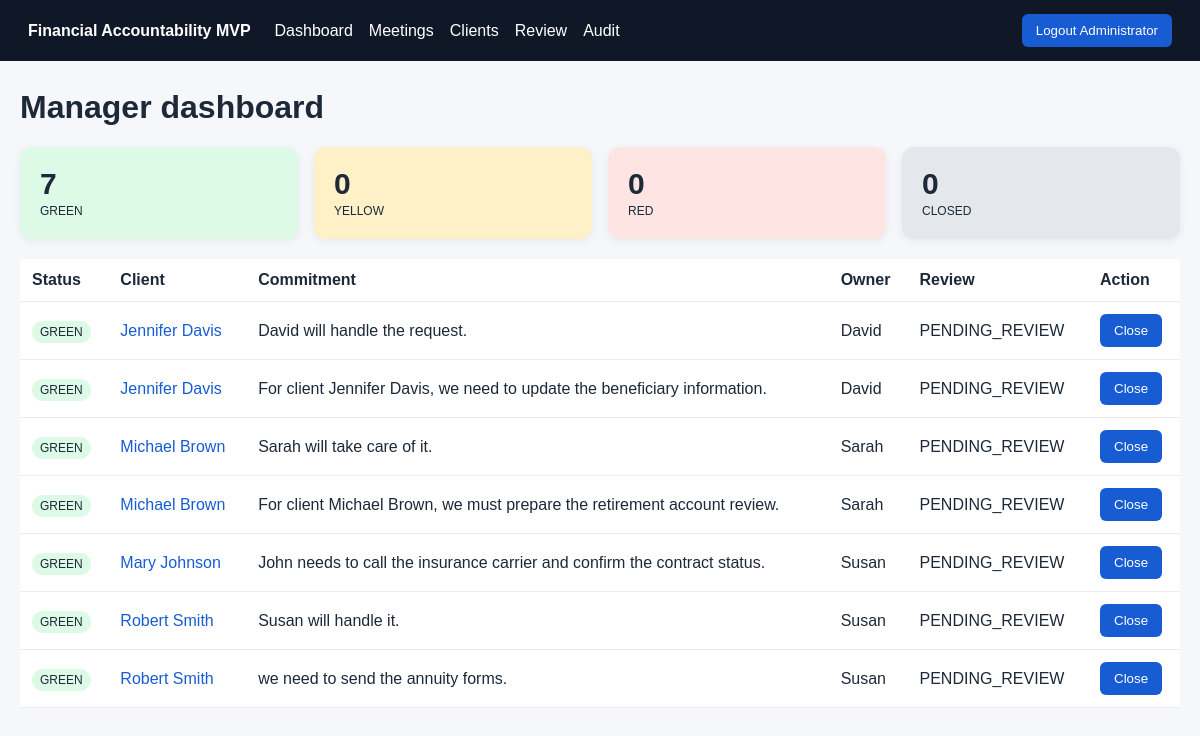
The page / (signed in) on the database its author committed.
### app/models.py (models this page shows)
class User(Base):
    __tablename__="users"
    id: Mapped[int]=mapped_column(primary_key=True)
    name: Mapped[str]=mapped_column(String(120))
    email: Mapped[str]=mapped_column(String(180), unique=True, index=True)
    password_hash: Mapped[str]=mapped_column(String(300))
    role: Mapped[str]=mapped_column(String(30), default="ADVISOR")
    active: Mapped[bool]=mapped_column(Boolean, default=True)
    created_at: Mapped[datetime]=mapped_column(DateTime, default=now)

class Commitment(Base):
    __tablename__="commitments"
    id: Mapped[int]=mapped_column(primary_key=True)
    meeting_id: Mapped[int]=mapped_column(ForeignKey("meetings.id"))
    client_id: Mapped[int|None]=mapped_column(ForeignKey("clients.id"), nullable=True)
    client_name: Mapped[str]=mapped_column(String(180), default="Unknown")
    description: Mapped[str]=mapped_column(Text)
    owner: Mapped[str]=mapped_column(String(120), default="Unassigned")
    due_date: Mapped[str|None]=mapped_column(String(20), nullable=True)
    status: Mapped[str]=mapped_column(String(30), default="OPEN")
    review_status: Mapped[str]=mapped_column(String(30), default="PENDING_REVIEW")
    confidence: Mapped[float]=mapped_column(Float, default=.5)
    evidence: Mapped[str]=mapped_column(Text, default="")
    created_at: Mapped[datetime]=mapped_column(DateTime, default=now)
    closed_at: Mapped[datetime|None]=mapped_column(DateTime, nullable=True)
    meeting: Mapped[Meeting]=relationship(back_populates="commitments")
    client: Mapped[Client|None]=relationship(back_populates="commitments")

### app/main.py (the view)
@app.get("/", response_class=HTMLResponse)
def dashboard(request: Request, db: Session = Depends(get_db)):
    require(request, db)
    commitments = list(db.scalars(select(Commitment).order_by(Commitment.created_at.desc())))
    rows = [{"item": c, "bucket": aging_bucket(c)} for c in commitments]
    counts = {x: 0 for x in ["GREEN", "YELLOW", "RED", "CLOSED"]}
    for row in rows: counts[row["bucket"]] += 1
    return render(request, "dashboard.html", rows=rows, counts=counts)

### app/templates/dashboard.html
{% extends 'base.html' %}{% block content %}<h1>Manager dashboard</h1><div class="cards">{% for k,v in counts.items() %}<div class="card {{ k|lower }}"><b>{{ v }}</b><span>{{ k }}</span></div>{% endfor %}</div><table><tr><th>Status</th><th>Client</th><th>Commitment</th><th>Owner</th><th>Review</th><th>Action</th></tr>{% for r in rows %}<tr><td><span class="pill {{ r.bucket|lower }}">{{ r.bucket }}</span></td><td><a href="/clients/{{ r.item.client_id }}">{{ r.item.client_name }}</a></td><td>{{ r.item.description }}</td><td>{{ r.item.owner }}</td><td>{{ r.item.review_status }}</td><td>{% if r.item.status=='OPEN' %}<form method="post" action="/commitments/{{r.item.id}}/close"><button>Close</button></form>{% else %}<form method="post" action="/commitments/{{r.item.id}}/reopen"><button>Reopen</button></form>{% endif %}</td></tr>{% else %}<tr><td colspan="6">No commitments yet.</td></tr>{% endfor %}</table>{% endblock %}

### app/templates/base.html
<!doctype html><html><head><meta charset="utf-8"><meta name="viewport" content="width=device-width"><title>{{ app_name }}</title><link rel="stylesheet" href="/static/style.css"></head><body>
<header><strong>{{ app_name }}</strong>{% if user %}<nav><a href="/">Dashboard</a><a href="/meetings">Meetings</a><a href="/clients">Clients</a><a href="/review">Review</a><a href="/audit">Audit</a></nav><form method="post" action="/logout"><button>Logout {{ user.name }}</button></form>{% endif %}</header><main>{% block content %}{% endblock %}</main></body></html>

### app/static/style.css (style rules this page uses)
:root { font-family:Arial,sans-serif;color:#1d2939;background:#f5f7fa }
body { margin:0 }
header { display:flex;gap:24px;align-items:center;padding:14px 28px;background:#101828;color:white }
header nav { display:flex;gap:16px;flex:1 }
a { color:#175cd3;text-decoration:none }
header a { color:white }
main { max-width:1200px;margin:28px auto;padding:0 20px }
.cards { display:grid;grid-template-columns:repeat(4,1fr);gap:16px;margin:20px 0 }
.card { background:white;padding:20px;border-radius:12px;box-shadow:0 2px 8px #0001 }
.card b { display:block;font-size:30px }
.card span { font-size:12px }
table { width:100%;border-collapse:collapse;background:white }
th,td { text-align:left;padding:12px;border-bottom:1px solid #eaecf0 }
button { padding:9px 14px;border:0;border-radius:6px;background:#175cd3;color:white;cursor:pointer }
.pill { padding:4px 8px;border-radius:12px;font-size:12px }
.green { background:#dcfae6 }
.yellow { background:#fef0c7 }
.red { background:#fee4e2 }
.closed { background:#e4e7ec }

### rows shown on the page
User: name "Administrator"
Commitment: item.client_name "Jennifer Davis", item.description "David will handle the request.", item.owner "David", item.review_status "PENDING_REVIEW"
Commitment: item.client_name "Jennifer Davis", item.description "For client Jennifer Davis, we need to update the beneficiary information.", item.owner "David", item.review_status "PENDING_REVIEW"
Commitment: item.client_name "Michael Brown", item.description "Sarah will take care of it.", item.owner "Sarah", item.review_status "PENDING_REVIEW"
Commitment: item.client_name "Michael Brown", item.description "For client Michael Brown, we must prepare the retirement account review.", item.owner "Sarah", item.review_status "PENDING_REVIEW"
Commitment: item.client_name "Mary Johnson", item.description "John needs to call the insurance carrier and confirm the contract status.", item.owner "Susan", item.review_status "PENDING_REVIEW"
Commitment: item.client_name "Robert Smith", item.description "Susan will handle it.", item.owner "Susan", item.review_status "PENDING_REVIEW"
Commitment: item.client_name "Robert Smith", item.description "we need to send the annuity forms.", item.owner "Susan", item.review_status "PENDING_REVIEW"

### other values the page prints
{{ app_name }} "Financial Accountability MVP"
{{ v }} "7" "0" "0" "0"
{{ k }} "GREEN" "YELLOW" "RED" "CLOSED"
{{ r.bucket }} "GREEN" "GREEN" "GREEN" "GREEN" "GREEN" "GREEN" "GREEN"
